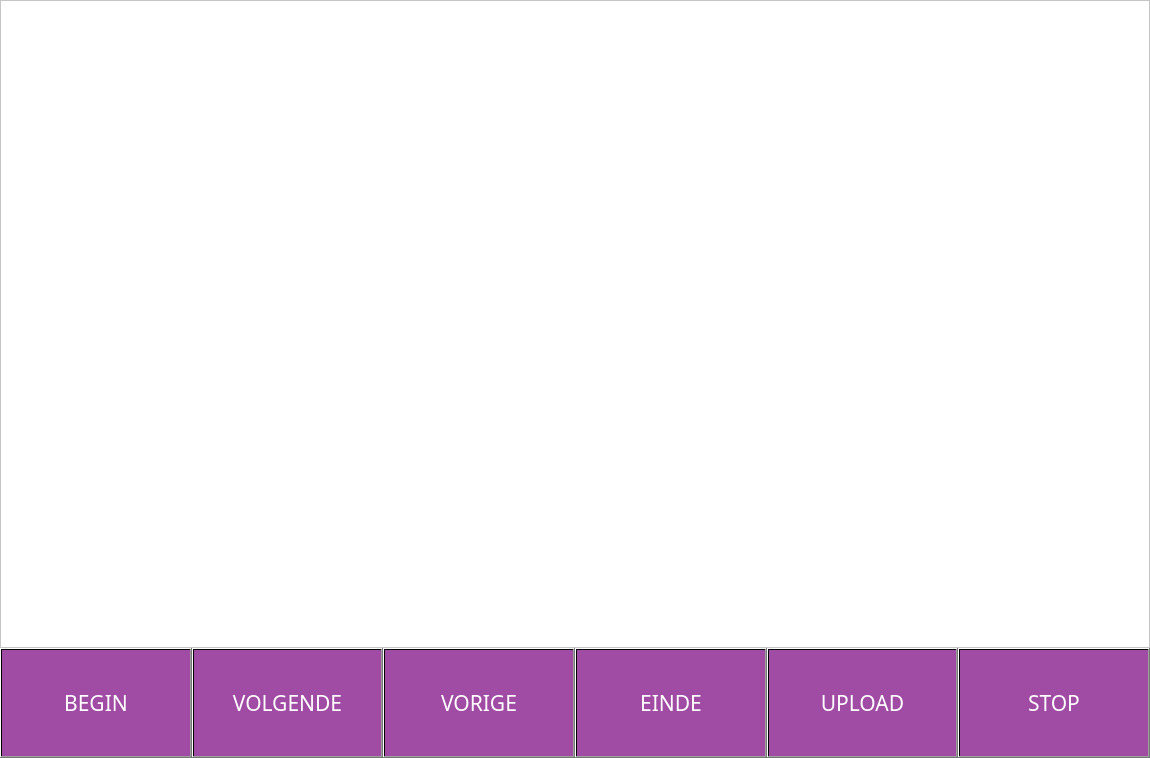
<?xml version="1.0" encoding="UTF-8"?>
<ui version="4.0">
 <class>ResultatenScherm</class>
 <widget class="QDialog" name="ResultatenScherm">
  <property name="geometry">
   <rect>
    <x>0</x>
    <y>0</y>
    <width>1150</width>
    <height>758</height>
   </rect>
  </property>
  <property name="maximumSize">
   <size>
    <width>2000</width>
    <height>2000</height>
   </size>
  </property>
  <property name="windowTitle">
   <string>Dialog</string>
  </property>
  <property name="styleSheet">
   <string notr="true">background-color: rgba(202, 164, 227, 194);</string>
  </property>
  <layout class="QGridLayout" name="gridLayout">
   <property name="leftMargin">
    <number>0</number>
   </property>
   <property name="topMargin">
    <number>0</number>
   </property>
   <property name="rightMargin">
    <number>0</number>
   </property>
   <property name="bottomMargin">
    <number>0</number>
   </property>
   <property name="spacing">
    <number>0</number>
   </property>
   <item row="0" column="0">
    <widget class="QGraphicsView" name="tekenVeld">
     <property name="minimumSize">
      <size>
       <width>281</width>
       <height>192</height>
      </size>
     </property>
     <property name="mouseTracking">
      <bool>true</bool>
     </property>
     <property name="styleSheet">
      <string notr="true">background-color: rgb(255, 255, 255);</string>
     </property>
    </widget>
   </item>
   <item row="1" column="0">
    <layout class="QHBoxLayout" name="horizontalLayout">
     <property name="spacing">
      <number>0</number>
     </property>
     <item>
      <widget class="QPushButton" name="Begin">
       <property name="minimumSize">
        <size>
         <width>0</width>
         <height>110</height>
        </size>
       </property>
       <property name="font">
        <font>
         <family>Arial Black</family>
         <pointsize>16</pointsize>
         <weight>9</weight>
         <italic>false</italic>
         <bold>false</bold>
        </font>
       </property>
       <property name="styleSheet">
        <string notr="true">background-color: qlineargradient(spread:pad, x1:1, y1:0, x2:1, y2:0, stop:0 rgba(160, 75, 164, 255), stop:1 rgba(255, 255, 255, 255));
color: rgb(255, 255, 255);
font: 75 16pt &quot;Arial Black&quot;;</string>
       </property>
       <property name="text">
        <string>BEGIN</string>
       </property>
      </widget>
     </item>
     <item>
      <widget class="QPushButton" name="Volgende">
       <property name="minimumSize">
        <size>
         <width>0</width>
         <height>110</height>
        </size>
       </property>
       <property name="font">
        <font>
         <family>Arial Black</family>
         <pointsize>16</pointsize>
         <weight>9</weight>
         <italic>false</italic>
         <bold>false</bold>
        </font>
       </property>
       <property name="styleSheet">
        <string notr="true">background-color: qlineargradient(spread:pad, x1:1, y1:0, x2:1, y2:0, stop:0 rgba(160, 75, 164, 255), stop:1 rgba(255, 255, 255, 255));
color: rgb(255, 255, 255);
font: 75 16pt &quot;Arial Black&quot;;</string>
       </property>
       <property name="text">
        <string>VOLGENDE</string>
       </property>
      </widget>
     </item>
     <item>
      <widget class="QPushButton" name="Vorige">
       <property name="minimumSize">
        <size>
         <width>0</width>
         <height>110</height>
        </size>
       </property>
       <property name="font">
        <font>
         <family>Arial Black</family>
         <pointsize>16</pointsize>
         <weight>9</weight>
         <italic>false</italic>
         <bold>false</bold>
        </font>
       </property>
       <property name="styleSheet">
        <string notr="true">background-color: qlineargradient(spread:pad, x1:1, y1:0, x2:1, y2:0, stop:0 rgba(160, 75, 164, 255), stop:1 rgba(255, 255, 255, 255));
color: rgb(255, 255, 255);
font: 75 16pt &quot;Arial Black&quot;;</string>
       </property>
       <property name="text">
        <string>VORIGE</string>
       </property>
       <property name="autoDefault">
        <bool>true</bool>
       </property>
      </widget>
     </item>
     <item>
      <widget class="QPushButton" name="Einde">
       <property name="minimumSize">
        <size>
         <width>0</width>
         <height>110</height>
        </size>
       </property>
       <property name="font">
        <font>
         <family>Arial Black</family>
         <pointsize>16</pointsize>
         <weight>9</weight>
         <italic>false</italic>
         <bold>false</bold>
        </font>
       </property>
       <property name="styleSheet">
        <string notr="true">background-color: qlineargradient(spread:pad, x1:1, y1:0, x2:1, y2:0, stop:0 rgba(160, 75, 164, 255), stop:1 rgba(255, 255, 255, 255));
color: rgb(255, 255, 255);
font: 75 16pt &quot;Arial Black&quot;;</string>
       </property>
       <property name="text">
        <string>EINDE</string>
       </property>
      </widget>
     </item>
     <item>
      <widget class="QPushButton" name="Upload">
       <property name="minimumSize">
        <size>
         <width>0</width>
         <height>110</height>
        </size>
       </property>
       <property name="font">
        <font>
         <family>Arial Black</family>
         <pointsize>16</pointsize>
         <weight>9</weight>
         <italic>false</italic>
         <bold>false</bold>
        </font>
       </property>
       <property name="styleSheet">
        <string notr="true">background-color: qlineargradient(spread:pad, x1:1, y1:0, x2:1, y2:0, stop:0 rgba(160, 75, 164, 255), stop:1 rgba(255, 255, 255, 255));
color: rgb(255, 255, 255);
font: 75 16pt &quot;Arial Black&quot;;</string>
       </property>
       <property name="text">
        <string>UPLOAD</string>
       </property>
      </widget>
     </item>
     <item>
      <widget class="QPushButton" name="Stop">
       <property name="minimumSize">
        <size>
         <width>0</width>
         <height>110</height>
        </size>
       </property>
       <property name="font">
        <font>
         <family>Arial Black</family>
         <pointsize>16</pointsize>
         <weight>9</weight>
         <italic>false</italic>
         <bold>false</bold>
        </font>
       </property>
       <property name="styleSheet">
        <string notr="true">background-color: qlineargradient(spread:pad, x1:1, y1:0, x2:1, y2:0, stop:0 rgba(160, 75, 164, 255), stop:1 rgba(255, 255, 255, 255));
color: rgb(255, 255, 255);
font: 75 16pt &quot;Arial Black&quot;;</string>
       </property>
       <property name="text">
        <string>STOP</string>
       </property>
      </widget>
     </item>
    </layout>
   </item>
  </layout>
 </widget>
 <resources/>
 <connections/>
</ui>
